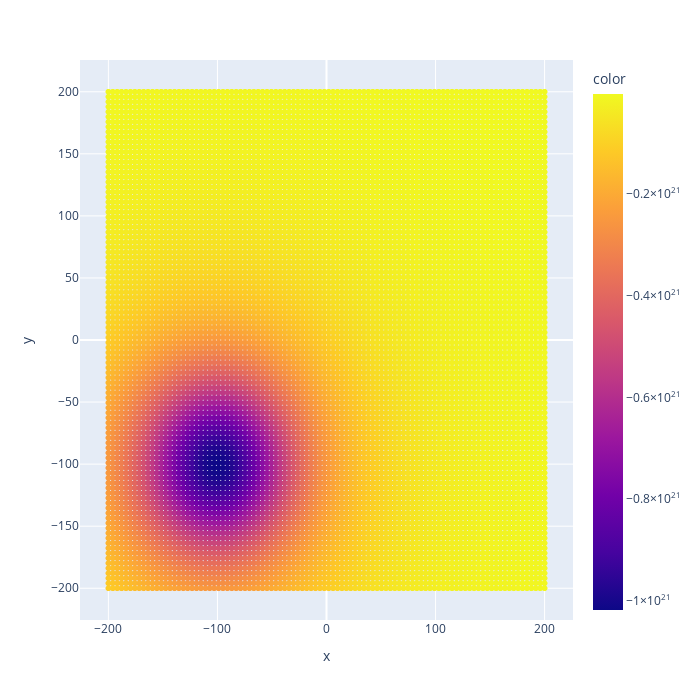

Notebook code for this chart:
### Code cell
p0 = np.array([0.0, 0.0, 0.0]) 
p1 = np.array([-30.0, 0.0, 0.0]) 
p2 = np.array([0, 0, 30]) 

z = -100
pi4 = 78.78679656

po = np.array([-z, z, z])
pl = np.array([-z, z + 1, z])


list_x, list_y, list_e = list(), list(), list()
START, STOP, N, = -200, 200, 100

for x in tqdm(np.linspace(START, STOP, N)):
    for y in np.linspace(START, STOP, N):
        list_x.append(x)
        list_y.append(y)

        l_point = count_local_coords(p0, p1, p2, x, y)

        e = count_e(
            I_RGB,
            po, pl, l_point, p0, p1, p2,
            r_koef=1e10
        )
        list_e.append(e)

px.scatter(x=list_x, y=list_y, color=list_e, width=700, height=700)

### Figure 1 — Plotly figure (JSON) as saved in the notebook; plotly's stock layout.template omitted (floating-point values rounded to 4 significant figures; data arrays with more than 128 entries replaced by an {"elided": "..."} marker saying what was removed)
{"data": [{"hovertemplate": "x=%{x}<br>y=%{y}<br>color=%{marker.color}<extra></extra>", "legendgroup": "", "marker": {"color": {"elided": "10000 float values"}, "coloraxis": "coloraxis", "symbol": "circle"}, "mode": "markers", "name": "", "showlegend": false, "type": "scattergl", "x": {"elided": "10000 float values"}, "xaxis": "x", "y": {"elided": "10000 float values"}, "yaxis": "y"}], "layout": {"coloraxis": {"colorbar": {"title": {"text": "color"}}, "colorscale": [[0, "#0d0887"], [0.1111, "#46039f"], [0.2222, "#7201a8"], [0.3333, "#9c179e"], [0.4444, "#bd3786"], [0.5556, "#d8576b"], [0.6667, "#ed7953"], [0.7778, "#fb9f3a"], [0.8889, "#fdca26"], [1, "#f0f921"]]}, "height": 700, "legend": {"tracegroupgap": 0}, "margin": {"t": 60}, "width": 700, "xaxis": {"anchor": "y", "domain": [0, 1], "title": {"text": "x"}}, "yaxis": {"anchor": "x", "domain": [0, 1], "title": {"text": "y"}}}}
